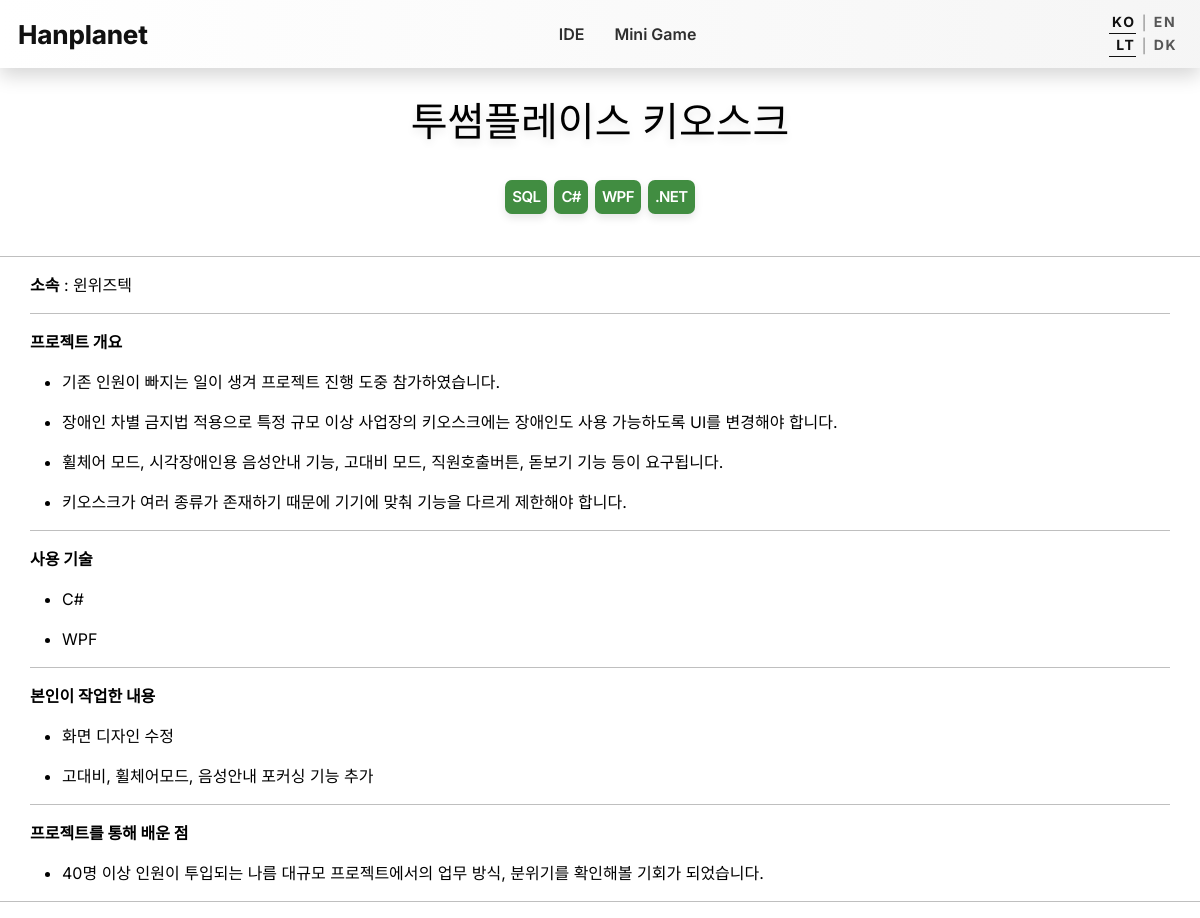
Screenshot of /ko/project/9/ with the database file from the repository.
### main/models.py (models this page shows, shortened)
class NavLink(models.Model):
    order = models.IntegerField("순서", default=0)
    name = models.CharField("표시이름", max_length=100)
    url = models.CharField("이동 경로", max_length=500)
    class Meta:
        ordering = ["order", "id"]
        permissions = [
            ("can_edit_docs", "Can edit docs content"),
        ]

class Project(models.Model):
    order = OrderField()
    title = models.CharField('제목', max_length=200)
    title_en = models.CharField("영문 제목", max_length=200, blank=True, default="")
    banner_img = models.ImageField("대표 이미지", upload_to=upload_to_project)
    tags =  models.ManyToManyField(Project_Tag, verbose_name="태그")
    content = models.TextField('내용')
    content_en = models.TextField("영문 내용", blank=True, default="")
    create_date = models.DateField('날짜')
    class Meta:
        ordering = ['order']

class Project_Tag(models.Model):
    tag = models.CharField("태그", max_length=128)

### main/views.py (the view)
# urls.py: re_path(r'^(?P<ui_lang>ko|en)/project/(?P<project_id>\d+)/$', views.ProjectDetail, name='ProjectDetail_lang'),
def ProjectDetail(request, project_id, ui_lang=None):
    context = dict()
    resolved_lang = resolve_ui_lang(request, ui_lang)
    apply_ui_context(request, context, resolved_lang)
    project = get_object_or_404(Project, id=project_id)
    use_english_title = resolved_lang == "en" and bool((project.title_en or "").strip())
    use_english_content = resolved_lang == "en" and bool((project.content_en or "").strip())
    project.display_title = project.title_en if use_english_title else project.title
    content_md = project.content_en if use_english_content else project.content
    project.content = render_markdown_with_raw_html(content_md)
    context["project"] = project
    return render(request, 'main/ProjectDetail.html', context)

### main/templatetags/static_versioned.py (called while the page is built)
def _find_static_file(relative_path):
    normalized_path = str(relative_path).lstrip("/")
    candidates = []
    static_root = getattr(settings, "STATIC_ROOT", "")
    if static_root:
        candidates.append(Path(static_root) / normalized_path)
    for static_dir in getattr(settings, "STATICFILES_DIRS", []):
        candidates.append(Path(static_dir) / normalized_path)
    for candidate in candidates:
        if candidate.exists() and candidate.is_file():
            return candidate
    return None

@register.simple_tag
def static_v(path):
    base_url = static(path)
    static_file = _find_static_file(path)
    if static_file is None:
        return base_url
    version = int(static_file.stat().st_mtime)
    separator = "&" if "?" in base_url else "?"
    return f"{base_url}{separator}v={version}"

### main/views.py (called while the page is built, shortened)
def render_markdown_with_raw_html(text):
    rendered_html = markdown.markdown(text or "", extensions=MARKDOWN_EXTENSIONS)
    return mark_safe(rendered_html)

def resolve_ui_lang(request, url_lang=None):
    normalized_url_lang = (url_lang or "").strip().lower()
    if normalized_url_lang in SUPPORTED_UI_LANGS:
        request.session[UI_LANG_SESSION_KEY] = normalized_url_lang
        return normalized_url_lang

def build_lang_switch_url(request, target_lang):
    normalized_target_lang = (target_lang or "").strip().lower()
    if normalized_target_lang not in SUPPORTED_UI_LANGS:
        normalized_target_lang = "ko"
    current_path = request.path or "/"
    stripped_path = UI_LANG_PATH_PREFIX_PATTERN.sub("/", current_path, count=1)
    if not stripped_path.startswith("/"):
        stripped_path = f"/{stripped_path}"
    localized_path = f"/{normalized_target_lang}{stripped_path}"
    query_params = request.GET.copy()
    query_params.pop("lang", None)
    query_string = query_params.urlencode()
    if query_string:
        return f"{localized_path}?{query_string}"
    return localized_path

### templates/main/ProjectDetail.html
{% extends 'base.html' %}
{% block body_class %}project-page{% endblock %}
{% block content %}
{% load static static_versioned %}
<link rel="stylesheet" type="text/css" href="{% static_v 'css/style.css' %}">
<div class="project_detail_page">
    <div class="project_detail">
        <h1 class="project_detail_title">{{ project.display_title }}</h1>
        <ul class="tags">
            {% for tag in project.tags.all %}
            <li class="tag">{{ tag.tag }}</li>
            {% endfor %}
        </ul>
        <hr>
        <div class="project_detail_content">
            {{ project.content }}
        </div>
    </div>
    <hr>
</div>
{% endblock %}

### templates/base.html (shortened to what this page needs)
{% load static static_versioned %}
<!doctype html>
<html lang="{{ ui_lang|default:'ko' }}">
<head>
    <link rel="stylesheet" type="text/css" href="{% static_v 'css/bootstrap.min.css' %}">
    <link rel="stylesheet" type="text/css" href="{% static_v 'css/style.css' %}">
    <link rel="stylesheet" type="text/css" href="{% static_v 'css/chat_widget.css' %}">
</head>
<body class="page {% block body_class %}{% endblock %}">
    <nav class="navbar ui-nav">
        <div class="container-fluid">
            <div class="ui-brand-group">
                <a class="navbar-brand ui-brand" href="/">
                    <span class="ui-brand-text">Hanplanet{% if debug %}<sup>D</sup>{% endif %}</span>
                </a>
            </div>
            <div class="collapse ui-nav-collapse" id="navbarSupportedContent">
                {% if not navbar_supported_content_empty %}
                <ul class="ui-nav-links">
                    {% for nav_link in nav_links %}
                        <li class="nav-item">
                            <a class="nav-link ui-nav-link" href="{{ nav_link.url }}">{{ nav_link.name }}</a>
                        </li>
                    {% endfor %}
                </ul>
                <div class="ui-controls-stack">
                    <div class="ui-lang-toggle ui-control-toggle ui-lang-toggle-inline" aria-label="Language Toggle">
                        <a class="ui-lang-link ui-control-link{% if ui_lang|default:'ko' == 'ko' %} is-active{% endif %}" href="{{ lang_switch_ko_url }}">KO</a>
                        <span class="ui-lang-divider">|</span>
                        <a class="ui-lang-link ui-control-link{% if ui_lang|default:'ko' == 'en' %} is-active{% endif %}" href="{{ lang_switch_en_url }}">EN</a>
                    </div>
                    <div class="ui-lang-toggle ui-control-toggle ui-theme-toggle" aria-label="Theme Toggle">
                        <a href="#" role="button" class="ui-lang-link ui-control-link is-active" data-theme-mode="light">LT</a>
                        <span class="ui-lang-divider">|</span>
                        <a href="#" role="button" class="ui-lang-link ui-control-link" data-theme-mode="dark">DK</a>
                    </div>
                </div>
                {% endif %}
            </div>
        </div>
    </nav>
    {% block content %}
    {% endblock %}
</body>
</html>

### templates/base.html (style rules this page uses)
html.preload-light-bg, html.preload-light-bg body { background: #ffffff; background-image: none; }

### rows the page displays
NavLink: name "IDE"
NavLink: name "Mini Game"
Project: display_title "투썸플레이스 키오스크", content "소속 : 윈위즈텍 프로젝트 개요 기존 인원이 빠지는 일이 생겨 프로젝트 진행 도중 참가하였습니다. 장애인 차별 금지법 적용으로 특정 규모 이상 사업장의 키오스크에는 장애인도 사용 가능하도록 UI를 변경해야 합니다. 휠체어 모드, 시각장애인용 음성안내 기능, 고대비 모드, 직원호출버튼, 돋보기 기능 등이 요구됩니다. 키오스크가 여러 종류가 존재하기 때문에 기기에 맞춰 기능을 다르게 제한해야 합니다. 사용 기술 C# WPF 본인이 작업한 내용 화면 디자인 수정 고대비, 휠체어모드, 음성안내 포커싱 기능 추가 프로젝트를 통해 배운 점 40명 이상 인원이 투입되는 나름 대규모 프로젝트에서의 업무 방식, 분위기를 확인해볼 기회가 되었습니다."
Project_Tag: tag "SQL"
Project_Tag: tag "C#"
Project_Tag: tag "WPF"
Project_Tag: tag ".NET"
